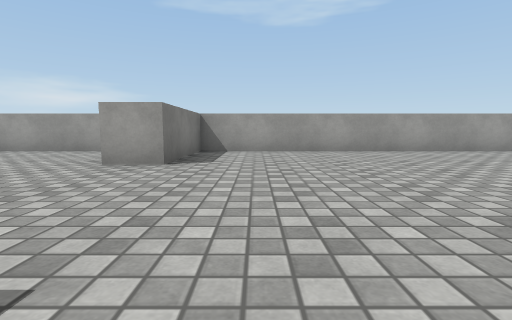
View 1 (above)

14 first-person views from a walk through a Unity game level. The camera is 0.55 m above the floor, tilts 6° down and sees 85° across. The floor is counted in squares, 1 m on a side. Each view is taken from the middle of a square. On the plan, view 1 faces up. The plan holds only what a view shows up to about 9 squares ahead; the rest is blank. The place goes on beyond the plan. The player is left out. Surface patterns are stand-ins for the level's own textures.

View 2
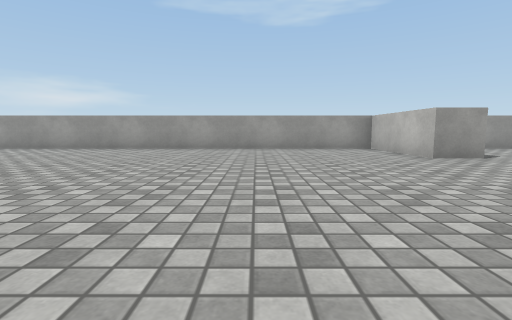

View 3
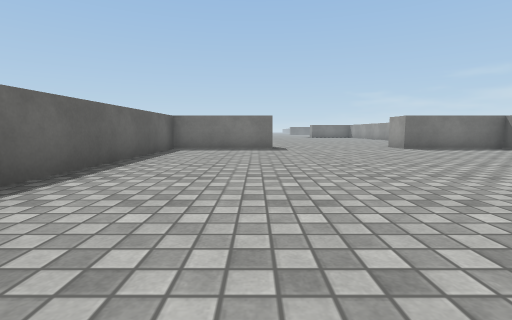

View 4
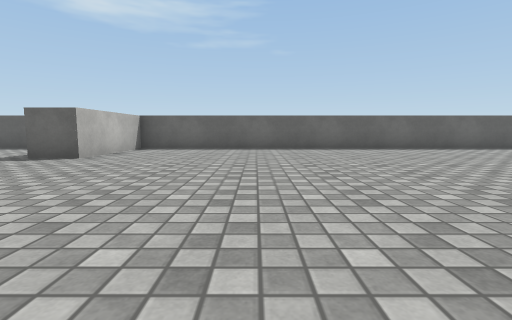

View 5
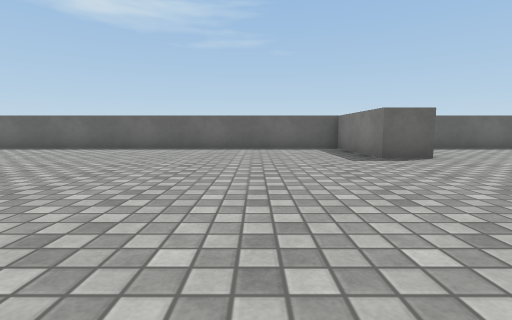

View 6
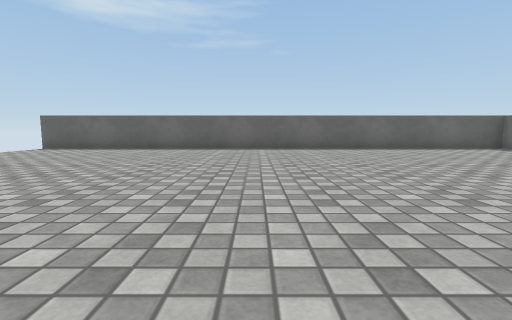

View 7
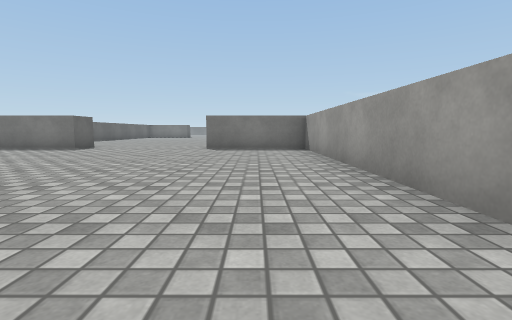

View 8
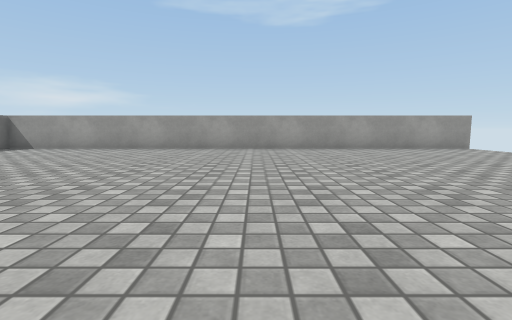

View 9
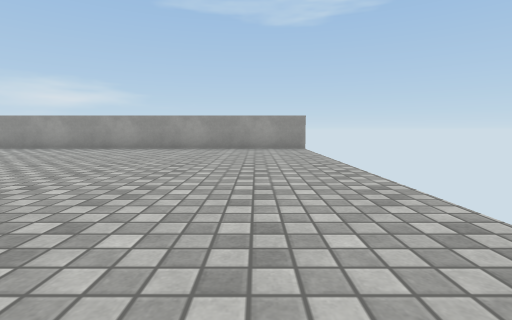

View 10
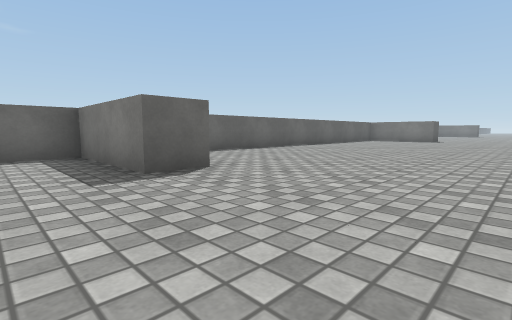

View 11
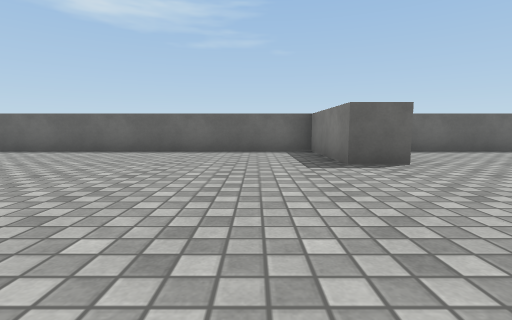

View 12
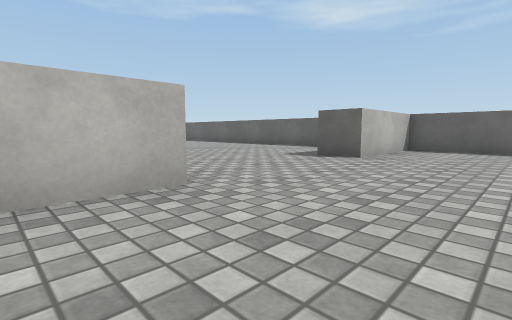

View 13
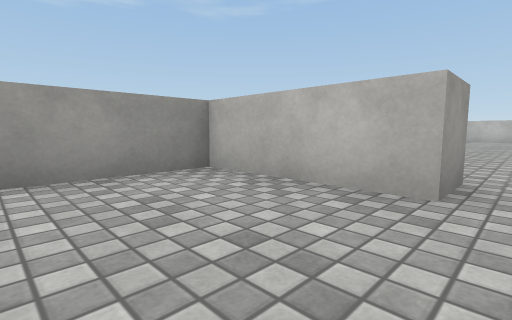

View 14
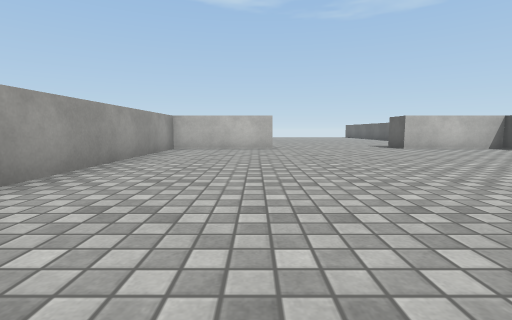

### Floor plan
Points are (right, up) in squares from view 1. A wall is a line through its corners. A room is listed if a view was taken in it or the views show most of it. See-through windows are left out.
Room 1 (views 1, 2, 3, 4, 5, 6, 7, 8, 9, 10, 11, 12, 13, 14)
walls: (26.5, 7.5) (12.5, 7.5) (12.5, 4.5) (11.5, 4.5) (11.5, 7.5) (-1.5, 7.5) (-1.5, 4.5) (-2.5, 4.5) (-2.5, 7.5) (-5.5, 7.5); (-5.5, -2.5) (-2.5, -2.5) (-2.5, 0.5) (-1.5, 0.5) (-1.5, -2.5) (11.5, -2.5) (11.5, 0.5) (12.5, 0.5) (12.5, -2.5) (26.5, -2.5)

Where each view was taken, in squares from view 1:
view 1: 0 up, 0 right, facing up
view 2: 1 down, 8 right, facing up
view 3: 0 up, 7 right, facing left
view 4: 6 up, 8 right, facing down
view 5: 6 up, 15 right, facing down
view 6: 6 up, 20 right, facing down
view 7: 6 up, 21 right, facing left
view 8: 1 down, 20 right, facing up
view 9: 1 down, 25 right, facing up
view 10: 4 up, 0 right, facing down-left
view 11: 5 up, 0 right, facing down
view 12: 6 up, 5 left, facing down-right
view 13: 4 up, 5 left, facing up-right
view 14: 5 up, 3 right, facing right
